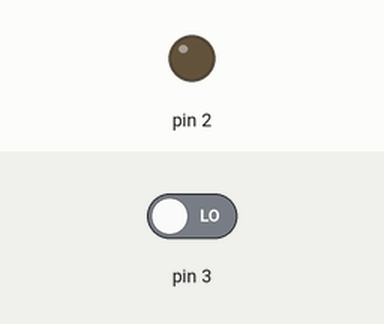
Recording of a sketch running on a simulated Arduino Uno, built with avr-gcc and run on an emulated ATmega328P. On the bench: output pins drawn as LEDs (lit = HIGH). Inputs (shaded band) come from the test bench; at power-on: pin 3 LOW.

Above: at 1.2 s.
1.3 s: pin 3 driven HIGH
At 1.9 s:
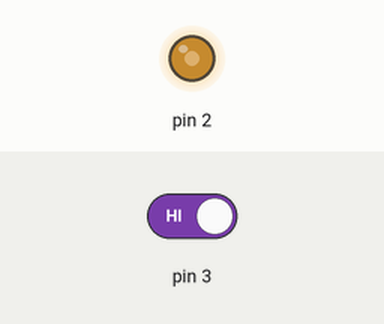
Timing chart, 0 to 4.3 s (numbered marks = the images above; inputs shaded):
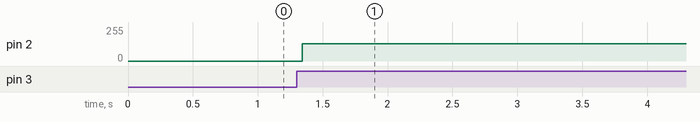

The sketch:

trigger.ino
```cpp
int i = 1000;

void setup() {
  // put your setup code here, to run once:
  pinMode(2, OUTPUT);
  pinMode(3, INPUT);
}

void loop() {
  // put your main code here, to run repeatedly:

  if(digitalRead(3)){
     i = 0;
  }

  while(i <= 1000){
    digitalWrite(2, 255);
    delay(1);
    digitalWrite(2, 0);
    delay(1);
    i++;
  }

}
```

Measured:
- after the input at 1.3 s, pin 2: 0/255 → 129/255 at once
